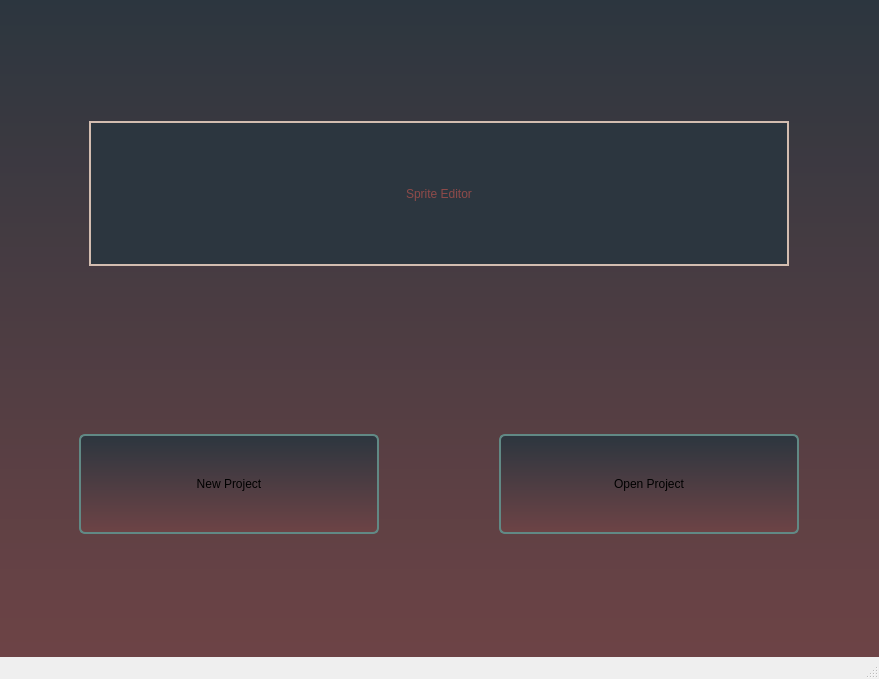
<?xml version="1.0" encoding="UTF-8"?>
<ui version="4.0">
 <class>StartupWindow</class>
 <widget class="QMainWindow" name="StartupWindow">
  <property name="geometry">
   <rect>
    <x>0</x>
    <y>0</y>
    <width>879</width>
    <height>679</height>
   </rect>
  </property>
  <property name="sizePolicy">
   <sizepolicy hsizetype="Preferred" vsizetype="Preferred">
    <horstretch>0</horstretch>
    <verstretch>10</verstretch>
   </sizepolicy>
  </property>
  <property name="windowTitle">
   <string>Sprite Editor</string>
  </property>
  <widget class="QWidget" name="centralwidget">
   <property name="styleSheet">
    <string notr="true">background-color: qlineargradient(spread:pad, x1:0.5, y1:0, x2:0.5, y2:1.5, stop:0 #2C363F, stop:1 #8E4A49)</string>
   </property>
   <layout class="QVBoxLayout" name="verticalLayout_2">
    <property name="sizeConstraint">
     <enum>QLayout::SetNoConstraint</enum>
    </property>
    <item>
     <layout class="QHBoxLayout" name="horizontalLayout_2" stretch="0">
      <property name="leftMargin">
       <number>50</number>
      </property>
      <property name="rightMargin">
       <number>50</number>
      </property>
      <property name="bottomMargin">
       <number>50</number>
      </property>
      <item>
       <widget class="QLabel" name="label_2">
        <property name="sizePolicy">
         <sizepolicy hsizetype="Expanding" vsizetype="Preferred">
          <horstretch>0</horstretch>
          <verstretch>0</verstretch>
         </sizepolicy>
        </property>
        <property name="maximumSize">
         <size>
          <width>700</width>
          <height>145</height>
         </size>
        </property>
        <property name="layoutDirection">
         <enum>Qt::LeftToRight</enum>
        </property>
        <property name="autoFillBackground">
         <bool>false</bool>
        </property>
        <property name="styleSheet">
         <string notr="true">font: 700 italic 64pt &quot;Segoe UI&quot;;
color : #8E4A49;
border : 2px solid #D3BDB0;
background-color : #2C363F;
padding: 10px;
align: center;
</string>
        </property>
        <property name="text">
         <string>Sprite Editor</string>
        </property>
        <property name="alignment">
         <set>Qt::AlignCenter</set>
        </property>
        <property name="margin">
         <number>0</number>
        </property>
       </widget>
      </item>
     </layout>
    </item>
    <item>
     <layout class="QHBoxLayout" name="horizontalLayout" stretch="30,30">
      <property name="spacing">
       <number>100</number>
      </property>
      <property name="leftMargin">
       <number>50</number>
      </property>
      <property name="rightMargin">
       <number>50</number>
      </property>
      <item>
       <widget class="QPushButton" name="newProjectButton">
        <property name="minimumSize">
         <size>
          <width>84</width>
          <height>100</height>
         </size>
        </property>
        <property name="maximumSize">
         <size>
          <width>300</width>
          <height>16777215</height>
         </size>
        </property>
        <property name="styleSheet">
         <string notr="true">QPushButton {
    border: 2px solid #618985;
    border-radius: 6px;
    background-color: qlineargradient(x1: 0, y1: 0, x2: 0, y2: 1,
                                      stop: 0 #8E4A49, stop: 1 #D3BDB0);
	
	font: italic 18pt &quot;Segoe UI&quot; rgb(180, 202, 81);
    min-width: 80px;
}
QPushButton:hover {
    background-color: qlineargradient(x1: 0, y1: 0, x2: 0, y2: 1,
                                      stop: 0 #8E4A49, stop: 1 #D3BDB0);
	border: 4px solid #2C363F;
}
</string>
        </property>
        <property name="text">
         <string>New Project</string>
        </property>
       </widget>
      </item>
      <item>
       <widget class="QPushButton" name="openProjectButton">
        <property name="minimumSize">
         <size>
          <width>84</width>
          <height>100</height>
         </size>
        </property>
        <property name="maximumSize">
         <size>
          <width>300</width>
          <height>16777215</height>
         </size>
        </property>
        <property name="styleSheet">
         <string notr="true">QPushButton {
    border: 2px solid #618985;
    border-radius: 6px;
    background-color: qlineargradient(x1: 0, y1: 0, x2: 0, y2: 1,
                                      stop: 0 #8E4A49, stop: 1 #D3BDB0);
	
	font: italic 18pt &quot;Segoe UI&quot; rgb(180, 202, 81);
    min-width: 80px;
}
QPushButton:hover {
    background-color: qlineargradient(x1: 0, y1: 0, x2: 0, y2: 1,
                                      stop: 0 #8E4A49, stop: 1 #D3BDB0);
	border: 4px solid #2C363F;
}
</string>
        </property>
        <property name="text">
         <string>Open Project</string>
        </property>
       </widget>
      </item>
     </layout>
    </item>
   </layout>
  </widget>
  <widget class="QMenuBar" name="menubar">
   <property name="geometry">
    <rect>
     <x>0</x>
     <y>0</y>
     <width>879</width>
     <height>37</height>
    </rect>
   </property>
  </widget>
  <widget class="QStatusBar" name="statusbar"/>
 </widget>
 <resources/>
 <connections/>
</ui>
